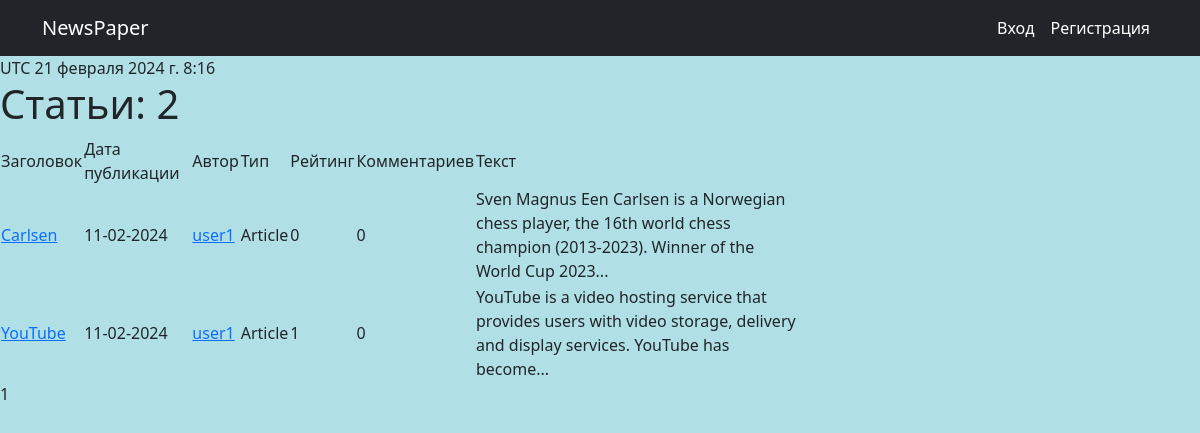
The page /articles/?author=1 on the database as committed earlier.
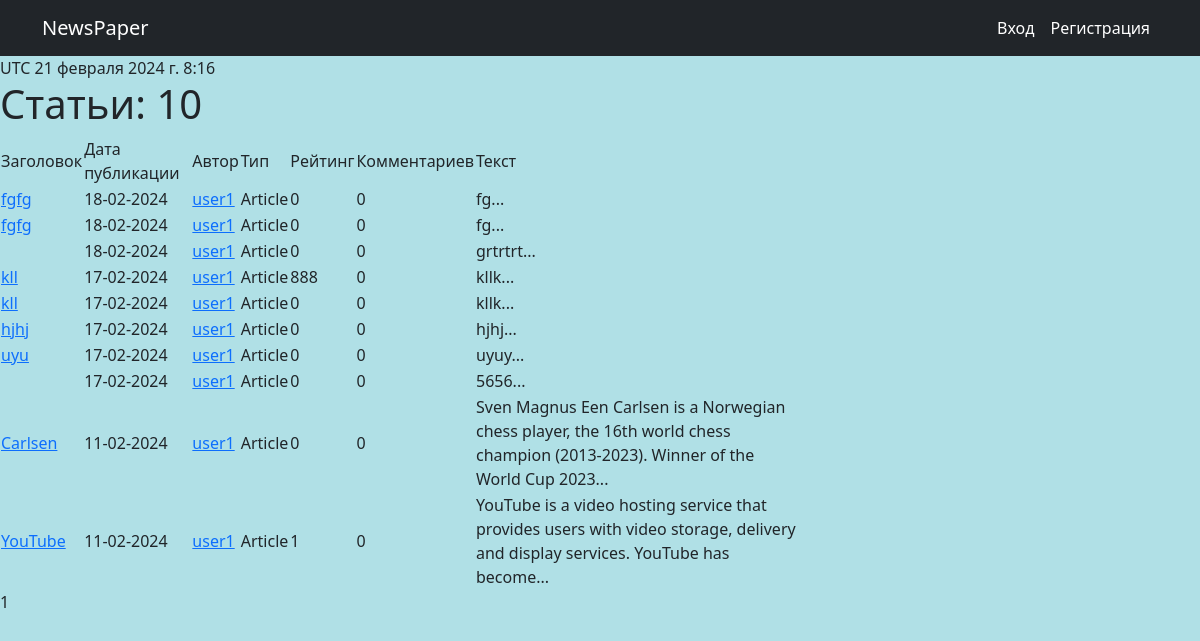
The same page on the database as committed later.
### news/models.py (models this page shows, shortened)
class RatingManger(models.Model):
    rating = models.IntegerField(default=0)
    text = models.TextField()
    time_in = models.DateTimeField(auto_now_add=True)
    class Meta:
        abstract = True

class Post(RatingManger):
    author = models.ForeignKey(Author, on_delete=models.CASCADE)
    type = models.CharField(max_length=12, choices=TYPE)
    category = models.ManyToManyField(Category, through='PostCategory')
    title = models.CharField(max_length=64)
    def preview(self):
        return f'{self.text[:124]}...'

class Author(models.Model):
    user = models.OneToOneField(User, on_delete=models.CASCADE)
    rating = models.IntegerField(default=0)
    def __str__(self):
        return self.user.username

### news/views.py (the view)
# urls.py: path('<str:type>/', NewsList.as_view(), name='news')
class NewsList(ListView):
    model = Post
    template_name = 'news/news.html'
    context_object_name = 'posts'
    paginate_by = 20
    def get_queryset(self):
        if self.kwargs['type'] == 'articles':
            _type = 'Article'
        if self.kwargs['type'] == 'news':
            _type = 'News'
        queryset = super().get_queryset().filter(type=_type).order_by('-time_in')
        self.filterset = PostFilter(self.request.GET, queryset)
        return self.filterset.qs if self.request.GET else queryset
    def get_context_data(self, **kwargs):
        context = super().get_context_data(**kwargs)
        post_type = self.kwargs['type']
        if post_type == 'articles':
            page_title = _('Статьи')
        if post_type == 'news':
            page_title = _('Новости')
        context['page_title'] = page_title
        context['post_type'] = post_type
        return context

### news/templatetags/custom_filters.py (called while the page is built)
@register.filter()
def censor(value):
    if isinstance(value, str):
        words = value.split()
        result = ''
        for word in words:
            if word.isalpha():
                if word.lower() in FORBIDDEN_WORDS:
                    result += ' ' + word[:1] + '*' * (len(word) - 1)
                else:
                    result += f' {word}'
            else:
                if word.lower()[:-1] in FORBIDDEN_WORDS:
                    result += ' ' + word[:1] + '*' * (len(word) - 2) + word[-1]
        return result
    else:
        raise ValueError

@register.filter()
def get_url(value):
    if value == 'News':
        return 'news'
    if value == 'Article':
        return 'articles'

### news/templatetags/custom_tags.py (called while the page is built)
@register.simple_tag()
def current_time():
    return timezone.localtime(timezone.now())

### templates/news/news.html (shortened to what this page needs)
{% extends 'default.html' %}
{% load i18n %}
{% load custom_filters %}
{% block content %}
    <h1>{{ page_title }}: {{ page_obj.paginator.count }}</h1>
{% if posts %}
    {% include "news/post_list.html" %}
{% else %}
    <h2>{% trans "Новости Закончились" %}</h2>
{% endif %}
{% include "news/pagination.html" %}
{% endblock content %}

### templates/news/post_list.html
{% load custom_filters %}
{% load i18n %}
<table width="800">
    <tr>
        <td>{% trans "Заголовок" %}</td>
        <td>{% trans "Дата публикации" %}</td>
        <td>{% trans "Автор" %}</td>
        <td>{% trans "Тип" %}</td>
        <td>{% trans "Рейтинг" %}</td>
        <td>{% trans "Комментариев" %}</td>
        <td>{% trans "Текст" %}</td>
    </tr>
    {% for post in posts %}
        <tr>
            <td><a href="{% url 'post_detail' post.type|get_url post.id %}">{{ post.title|censor }}</a></td>
            <td>{{ post.time_in|date:"d-m-Y" }} </td>
            <td><a href="{% url 'profile' post.author.user_id %}">{{ post.author }}</a></td>
            <td>{{ post.type }}</td>
            <td>{{ post.rating }}</td>
             <td>{{ post.comment_set.count }}</td>
            <td>{{ post.preview }}</td>
        </tr>
    {% endfor %}
</table>

Rows that differ between the two databases and show on the page:
added Post: title|censor "fgfg", time_in "18-02-2024", author "user1", type "Article", rating "0", comment_set.count "0", preview "fg..."
added Post: title|censor "fgfg", time_in "18-02-2024", author "user1", type "Article", rating "0", comment_set.count "0", preview "fg..."
added Post: time_in "18-02-2024", author "user1", type "Article", rating "0", comment_set.count "0", preview "grtrtrt..."
added Post: title|censor "kll", time_in "17-02-2024", author "user1", type "Article", rating "888", comment_set.count "0", preview "kllk..."
added Post: title|censor "kll", time_in "17-02-2024", author "user1", type "Article", rating "0", comment_set.count "0", preview "kllk..."
added Post: title|censor "hjhj", time_in "17-02-2024", author "user1", type "Article", rating "0", comment_set.count "0", preview "hjhj..."
added Post: title|censor "uyu", time_in "17-02-2024", author "user1", type "Article", rating "0", comment_set.count "0", preview "uyuy..."
added Post: time_in "17-02-2024", author "user1", type "Article", rating "0", comment_set.count "0", preview "5656..."
Other text that changed with them:
{{ page_obj.paginator.count }}: "2" → "10"
